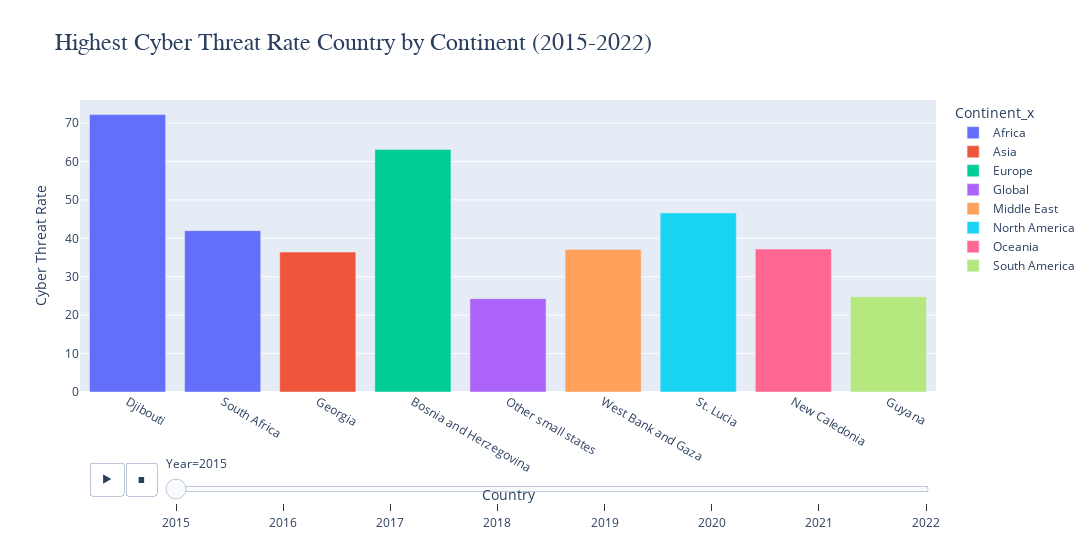

The code cell stored with this chart in its notebook:
### Code cell
# Define the file path for the dataset
file_path = 'Cyber_Threat_Rate.csv'

# Read the data from the CSV file
data = pd.read_csv(file_path)

# Transform the DataFrame to long format
data_long = pd.melt(data, id_vars=['Country Code', 'Country Name_x', 'Continent_x'],
                    var_name='Year', value_name='Cyber Threat Rate')

# Ensure 'Year' is a string
data_long['Year'] = data_long['Year'].astype(str)

# Filter the data to include only from 2015 to 2022
data_long_filtered = data_long[(data_long['Year'].astype(int) >= 2015) & (data_long['Year'].astype(int) <= 2022)]

# Function to get the highest Cyber Threat Rate per continent per year, including South Africa
def get_highest_country_per_continent(df):
    # Get the highest country from each continent
    highest_countries = df.loc[df.groupby(['Year', 'Continent_x'])['Cyber Threat Rate'].idxmax()]

    # Ensure South Africa is included in the results
    sa_data = df[df['Country Name_x'] == 'South Africa']
    sa_data = sa_data[sa_data['Year'].isin(highest_countries['Year'])]
    
    # Combine the two datasets
    combined_data = pd.concat([highest_countries, sa_data]).drop_duplicates()
    return combined_data

# Get the highest country from each continent per year, including South Africa
highest_countries = get_highest_country_per_continent(data_long_filtered)

# Create the animated bar plot
fig2 = px.bar(
    highest_countries,
    x='Country Name_x',  # X-axis represents the countries
    y='Cyber Threat Rate',  # Y-axis represents cyber threat rates
    color='Continent_x',  # Different colors for different continents
    animation_frame='Year',  # Animation over the years
    animation_group='Country Name_x',  # Group animation by country
    title='Highest Cyber Threat Rate Country by Continent (2015-2022)',
    labels={'Country Name_x': 'Country', 'Cyber Threat Rate': 'Cyber Threat Rate'},
)

# Customize layout with specified height and width
fig2.update_layout(
    xaxis_title='Country',
    yaxis_title='Cyber Threat Rate',
    title_font_size=24,
    title_font_family='Arial',
    showlegend=True,  # Show legend to differentiate continents
    width=1250,  # Set the width of the plot
    height=550   # Set the height of the plot
)

# Show the plot
fig2.show()

### Figure 1 — Plotly figure (JSON) as saved in the notebook; plotly's stock layout.template omitted (floating-point values rounded to 4 significant figures)
{"data": [{"alignmentgroup": "True", "hovertemplate": "Continent_x=Africa<br>Year=2015<br>Country=%{x}<br>Cyber Threat Rate=%{y}<extra></extra>", "ids": ["Djibouti", "South Africa"], "legendgroup": "Africa", "marker": {"color": "#636efa", "pattern": {"shape": ""}}, "name": "Africa", "offsetgroup": "Africa", "orientation": "v", "showlegend": true, "textposition": "auto", "type": "bar", "x": ["Djibouti", "South Africa"], "xaxis": "x", "y": [72.21, 42.0], "yaxis": "y"}, {"alignmentgroup": "True", "hovertemplate": "Continent_x=Asia<br>Year=2015<br>Country=%{x}<br>Cyber Threat Rate=%{y}<extra></extra>", "ids": ["Georgia"], "legendgroup": "Asia", "marker": {"color": "#EF553B", "pattern": {"shape": ""}}, "name": "Asia", "offsetgroup": "Asia", "orientation": "v", "showlegend": true, "textposition": "auto", "type": "bar", "x": ["Georgia"], "xaxis": "x", "y": [36.42], "yaxis": "y"}, {"alignmentgroup": "True", "hovertemplate": "Continent_x=Europe<br>Year=2015<br>Country=%{x}<br>Cyber Threat Rate=%{y}<extra></extra>", "ids": ["Bosnia and Herzegovina"], "legendgroup": "Europe", "marker": {"color": "#00cc96", "pattern": {"shape": ""}}, "name": "Europe", "offsetgroup": "Europe", "orientation": "v", "showlegend": true, "textposition": "auto", "type": "bar", "x": ["Bosnia and Herzegovina"], "xaxis": "x", "y": [63.15], "yaxis": "y"}, {"alignmentgroup": "True", "hovertemplate": "Continent_x=Global<br>Year=2015<br>Country=%{x}<br>Cyber Threat Rate=%{y}<extra></extra>", "ids": ["Other small states"], "legendgroup": "Global", "marker": {"color": "#ab63fa", "pattern": {"shape": ""}}, "name": "Global", "offsetgroup": "Global", "orientation": "v", "showlegend": true, "textposition": "auto", "type": "bar", "x": ["Other small states"], "xaxis": "x", "y": [24.3], "yaxis": "y"}, {"alignmentgroup": "True", "hovertemplate": "Continent_x=Middle East<br>Year=2015<br>Country=%{x}<br>Cyber Threat Rate=%{y}<extra></extra>", "ids": ["West Bank and Gaza"], "legendgroup": "Middle East", "marker": {"color": "#FFA15A", "pattern": {"shape": ""}}, "name": "Middle East", "offsetgroup": "Middle East", "orientation": "v", "showlegend": true, "textposition": "auto", "type": "bar", "x": ["West Bank and Gaza"], "xaxis": "x", "y": [37.12], "yaxis": "y"}, {"alignmentgroup": "True", "hovertemplate": "Continent_x=North America<br>Year=2015<br>Country=%{x}<br>Cyber Threat Rate=%{y}<extra></extra>", "ids": ["St. Lucia"], "legendgroup": "North America", "marker": {"color": "#19d3f3", "pattern": {"shape": ""}}, "name": "North America", "offsetgroup": "North America", "orientation": "v", "showlegend": true, "textposition": "auto", "type": "bar", "x": ["St. Lucia"], "xaxis": "x", "y": [46.62], "yaxis": "y"}, {"alignmentgroup": "True", "hovertemplate": "Continent_x=Oceania<br>Year=2015<br>Country=%{x}<br>Cyber Threat Rate=%{y}<extra></extra>", "ids": ["New Caledonia"], "legendgroup": "Oceania", "marker": {"color": "#FF6692", "pattern": {"shape": ""}}, "name": "Oceania", "offsetgroup": "Oceania", "orientation": "v", "showlegend": true, "textposition": "auto", "type": "bar", "x": ["New Caledonia"], "xaxis": "x", "y": [37.2], "yaxis": "y"}, {"alignmentgroup": "True", "hovertemplate": "Continent_x=South America<br>Year=2015<br>Country=%{x}<br>Cyber Threat Rate=%{y}<extra></extra>", "ids": ["Guyana"], "legendgroup": "South America", "marker": {"color": "#B6E880", "pattern": {"shape": ""}}, "name": "South America", "offsetgroup": "South America", "orientation": "v", "showlegend": true, "textposition": "auto", "type": "bar", "x": ["Guyana"], "xaxis": "x", "y": [24.8], "yaxis": "y"}], "layout": {"barmode": "relative", "height": 550, "legend": {"title": {"text": "Continent_x"}, "tracegroupgap": 0}, "showlegend": true, "sliders": [{"active": 0, "currentvalue": {"prefix": "Year="}, "len": 0.9, "pad": {"b": 10, "t": 60}, "steps": [{"args": [["2015"], {"frame": {"duration": 0, "redraw": true}, "fromcurrent": true, "mode": "immediate", "transition": {"duration": 0, "easing": "linear"}}], "label": "2015", "method": "animate"}, {"args": [["2016"], {"frame": {"duration": 0, "redraw": true}, "fromcurrent": true, "mode": "immediate", "transition": {"duration": 0, "easing": "linear"}}], "label": "2016", "method": "animate"}, {"args": [["2017"], {"frame": {"duration": 0, "redraw": true}, "fromcurrent": true, "mode": "immediate", "transition": {"duration": 0, "easing": "linear"}}], "label": "2017", "method": "animate"}, {"args": [["2018"], {"frame": {"duration": 0, "redraw": true}, "fromcurrent": true, "mode": "immediate", "transition": {"duration": 0, "easing": "linear"}}], "label": "2018", "method": "animate"}, {"args": [["2019"], {"frame": {"duration": 0, "redraw": true}, "fromcurrent": true, "mode": "immediate", "transition": {"duration": 0, "easing": "linear"}}], "label": "2019", "method": "animate"}, {"args": [["2020"], {"frame": {"duration": 0, "redraw": true}, "fromcurrent": true, "mode": "immediate", "transition": {"duration": 0, "easing": "linear"}}], "label": "2020", "method": "animate"}, {"args": [["2021"], {"frame": {"duration": 0, "redraw": true}, "fromcurrent": true, "mode": "immediate", "transition": {"duration": 0, "easing": "linear"}}], "label": "2021", "method": "animate"}, {"args": [["2022"], {"frame": {"duration": 0, "redraw": true}, "fromcurrent": true, "mode": "immediate", "transition": {"duration": 0, "easing": "linear"}}], "label": "2022", "method": "animate"}], "x": 0.1, "xanchor": "left", "y": 0, "yanchor": "top"}], "title": {"font": {"family": "Arial", "size": 24}, "text": "Highest Cyber Threat Rate Country by Continent (2015-2022)"}, "updatemenus": [{"buttons": [{"args": [null, {"frame": {"duration": 500, "redraw": true}, "fromcurrent": true, "mode": "immediate", "transition": {"duration": 500, "easing": "linear"}}], "label": "&#9654;", "method": "animate"}, {"args": [[null], {"frame": {"duration": 0, "redraw": true}, "fromcurrent": true, "mode": "immediate", "transition": {"duration": 0, "easing": "linear"}}], "label": "&#9724;", "method": "animate"}], "direction": "left", "pad": {"r": 10, "t": 70}, "showactive": false, "type": "buttons", "x": 0.1, "xanchor": "right", "y": 0, "yanchor": "top"}], "width": 1250, "xaxis": {"anchor": "y", "domain": [0, 1], "title": {"text": "Country"}}, "yaxis": {"anchor": "x", "domain": [0, 1], "title": {"text": "Cyber Threat Rate"}}}}
